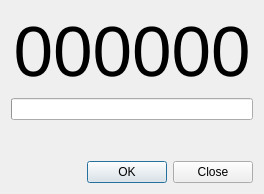
<?xml version="1.0" encoding="UTF-8"?>
<ui version="4.0">
 <class>TotpDialog</class>
 <widget class="QWidget" name="TotpDialog">
  <property name="geometry">
   <rect>
    <x>0</x>
    <y>0</y>
    <width>264</width>
    <height>194</height>
   </rect>
  </property>
  <property name="windowTitle">
   <string>Timed Password</string>
  </property>
  <layout class="QVBoxLayout" name="verticalLayout">
   <item>
    <widget class="QLabel" name="totpLabel">
     <property name="accessibleName">
      <string>TOTP code</string>
     </property>
     <property name="font">
      <font>
       <pointsize>53</pointsize>
      </font>
     </property>
     <property name="text">
      <string notr="true">000000</string>
     </property>
     <property name="alignment">
      <set>Qt::AlignCenter</set>
     </property>
    </widget>
   </item>
   <item>
    <widget class="QProgressBar" name="progressBar">
     <property name="accessibleName">
      <string>TOTP expiration progress</string>
     </property>
     <property name="accessibleDescription">
      <string>Shows the remaining time before the current timed password expires.</string>
     </property>
     <property name="value">
      <number>0</number>
     </property>
     <property name="textVisible">
      <bool>false</bool>
     </property>
    </widget>
   </item>
   <item>
    <widget class="QLabel" name="timerLabel">
     <property name="text">
      <string/>
     </property>
    </widget>
   </item>
   <item>
    <widget class="QDialogButtonBox" name="buttonBox">
     <property name="standardButtons">
      <set>QDialogButtonBox::Close|QDialogButtonBox::Ok</set>
     </property>
    </widget>
   </item>
  </layout>
 </widget>
 <resources/>
 <connections/>
</ui>
